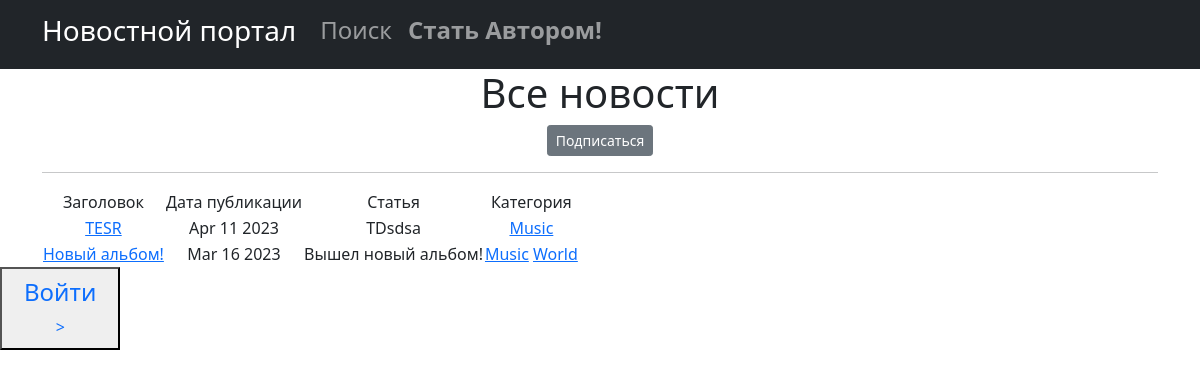
The app's page /news/categories/2, older data.
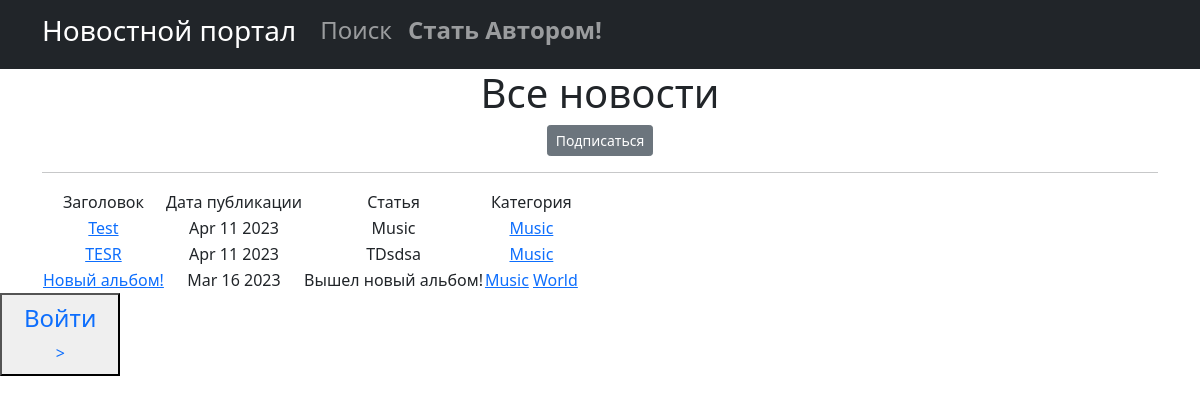
The same page, newer data.
### new/models.py (models this page shows, shortened)
class Post(models.Model):
    NEWS = 'NW'
    ARTICLE = 'AR'
    CATEGORY_CHOICES = [
        (NEWS, 'Новость'),
        (ARTICLE, 'Статья'),
    ]
    author = models.ForeignKey(Author, on_delete=models.CASCADE,)
    categoryType = models.CharField(max_length=2, choices=CATEGORY_CHOICES, default=ARTICLE)
    dateCreation = models.DateTimeField(auto_now_add=True)
    postCategory = models.ManyToManyField(Category, through='PostCategory')
    tittle = models.CharField(max_length=128)
    text = models.TextField()
    rating = models.SmallIntegerField(default=0)

class Category(models.Model):
    name = models.CharField(max_length=128, unique=True)
    subscribers = models.ManyToManyField(User, related_name='categories')
    def __str__(self):
        return self.name

### new/views.py (the view)
# urls.py: path('categories/<int:pk>', CategoryListView.as_view(), name='category_list'),
class CategoryListView(ListView):
    model = Post
    template_name = 'category_list.html'
    context_object_name = 'category_news_list'
    def get_queryset(self):
        self.category = get_object_or_404(Category, id=self.kwargs['pk'])
        queryset = Post.objects.filter(postCategory=self.category).order_by('-dateCreation')
        return queryset
    def get_context_data(self, **kwargs):
        context = super().get_context_data(**kwargs)
        context['is_not_subscriber'] = self.request.user not in self.category.subscribers.all()
        context['postCategory'] = self.category
        return context

### new/templatetags/custom_filters.py (called while the page is built)
@register.filter()
def censor(value):
    x='теракт'
    c='редиска'
    if x in value:
        a= value.replace('теракт', 'т*****')
        return a
    if c in value:
        d= value.replace('редиска', 'р******')
        return d
    try:
        x = str(x)
        c = str(c)
    except:
        print('Введено не слово')
    else:
        return value

### templates/category_list.html (shortened to what this page needs)
{% extends 'flatpages/default.html' %}
{% load custom_filters %}
{% block content %}
   <h1>Все новости</h1>
    {% if is_not_subscriber %}
    <p class="text-centre"><a href="{% url 'subscribe' postCategory.id %}" class="btn btn-secondary btn-sm">Подписаться </a> </p>
    {% endif %}
    <hr>
    {% if category_news_list %}
       <table>
           <tr>
               <td>Заголовок</td>
               <td>Дата публикации</td>
               <td>Статья</td>
                <td>Категория</td>
           </tr>
           {% for posts in category_news_list %}
           <tr>
               <td>
                   <a href="{% url 'post_detail' posts.id %}"> {{ posts.tittle|censor }}</a>
               </td>
               <td>{{ posts.dateCreation|date:'M d Y'}}</td>
               <td>{{ posts.text|truncatechars:20|censor}}</td>
               <td>
                   {% for category in posts.postCategory.all %}
                    <a href="{% url 'category_list' category.id %}">{{ category }}</a>
                        {% endfor %}
               </td>
           </tr>
           {% endfor %}
       </table>
   {% else %}
       <h2>Статей нет!</h2>
    {% endif %}
{% endblock content %}

Row changes from the older to the newer data that the page shows:
added Post: tittle|censor "Test", dateCreation "Apr 11 2023", text|censor "Music", Category (name "Music")
